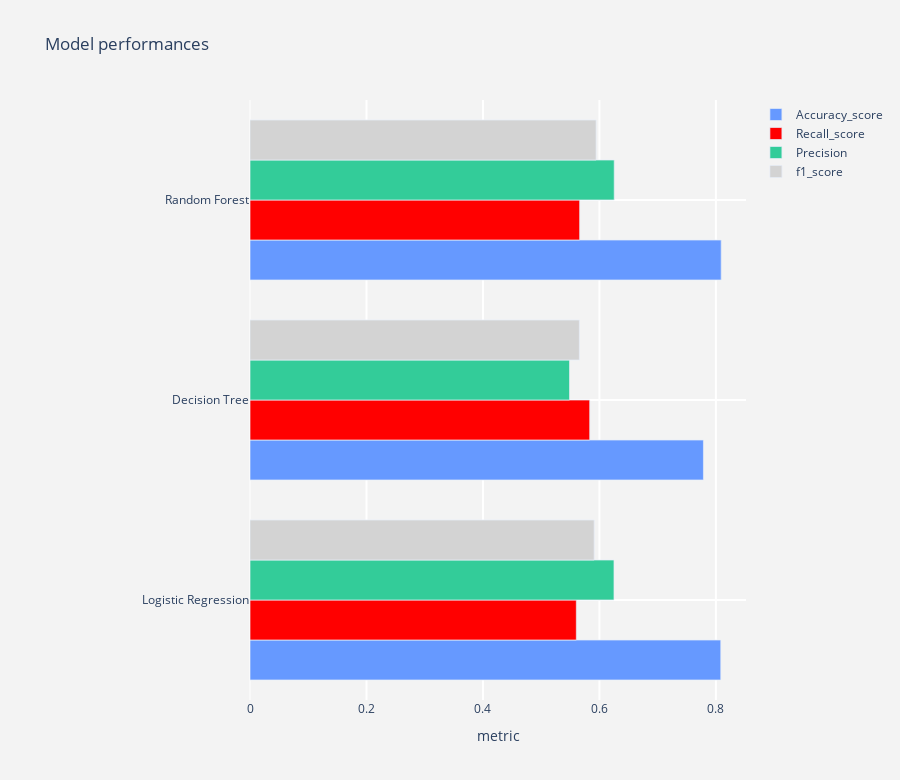

The code cell stored with this chart in its notebook:
### Markdown cell above
### Comparison of all models

### Code cell
model_performances
def output_tracer(metric,color) :
    tracer = go.Bar(y = model_performances["Model"] ,
                    x = model_performances[metric],
                    orientation = "h",name = metric ,
                    marker = dict(line = dict(width =.7),
                                  color = color)
                   )
    return tracer

layout = go.Layout(dict(title = "Model performances",
                        plot_bgcolor  = "rgb(243,243,243)",
                        paper_bgcolor = "rgb(243,243,243)",
                        xaxis = dict(gridcolor = 'rgb(255, 255, 255)',
                                     title = "metric",
                                     zerolinewidth=1,
                                     ticklen=5,gridwidth=2),
                        yaxis = dict(gridcolor = 'rgb(255, 255, 255)',
                                     zerolinewidth=1,ticklen=5,gridwidth=2),
                        margin = dict(l = 250),
                        height = 780
                       )
                  )


trace1  = output_tracer("Accuracy_score","#6699FF")
trace2  = output_tracer('Recall_score',"red")
trace3  = output_tracer('Precision',"#33CC99")
trace4  = output_tracer('f1_score',"lightgrey")

data = [trace1,trace2,trace3,trace4]
fig = go.Figure(data=data,layout=layout)
py.iplot(fig)

### Figure 1 — Plotly figure (JSON) as saved in the notebook; plotly's stock layout.template omitted (floating-point values rounded to 4 significant figures)
{"data": [{"marker": {"color": "#6699FF", "line": {"width": 0.7}}, "name": "Accuracy_score", "orientation": "h", "type": "bar", "x": [0.8084, 0.7786, 0.8091], "y": ["Logistic Regression", "Decision Tree", "Random Forest"]}, {"marker": {"color": "red", "line": {"width": 0.7}}, "name": "Recall_score", "orientation": "h", "type": "bar", "x": [0.5603, 0.5833, 0.5661], "y": ["Logistic Regression", "Decision Tree", "Random Forest"]}, {"marker": {"color": "#33CC99", "line": {"width": 0.7}}, "name": "Precision", "orientation": "h", "type": "bar", "x": [0.625, 0.5486, 0.6254], "y": ["Logistic Regression", "Decision Tree", "Random Forest"]}, {"marker": {"color": "lightgrey", "line": {"width": 0.7}}, "name": "f1_score", "orientation": "h", "type": "bar", "x": [0.5909, 0.5655, 0.5943], "y": ["Logistic Regression", "Decision Tree", "Random Forest"]}], "layout": {"height": 780, "margin": {"l": 250}, "paper_bgcolor": "rgb(243,243,243)", "plot_bgcolor": "rgb(243,243,243)", "title": {"text": "Model performances"}, "xaxis": {"gridcolor": "rgb(255, 255, 255)", "gridwidth": 2, "ticklen": 5, "title": {"text": "metric"}, "zerolinewidth": 1}, "yaxis": {"gridcolor": "rgb(255, 255, 255)", "gridwidth": 2, "ticklen": 5, "zerolinewidth": 1}}}
